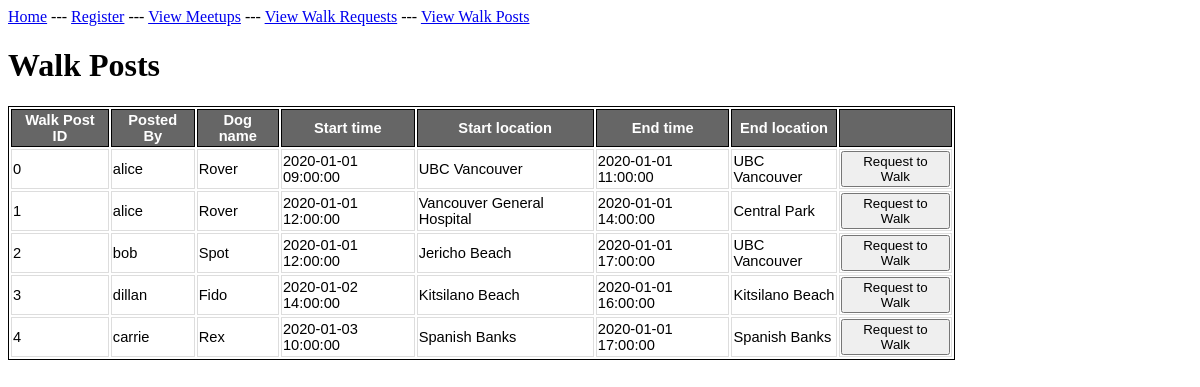
/viewposts.php, run on the app's committed database.
### tables this page shows
CREATE TABLE WalkPost
( owner VARCHAR(20),
 dog VARCHAR(20),
 referenceID INTEGER,
 startLocn VARCHAR(100),
 endLocn VARCHAR(100),
 startTime TIMESTAMP, 
 endTime TIMESTAMP,
 booked BOOLEAN,
 completed BOOLEAN,
 specialRequests VARCHAR(255),
 PRIMARY KEY (referenceID),
 FOREIGN KEY (owner) REFERENCES DogOwner(username) ON DELETE CASCADE,
 FOREIGN KEY (dog) REFERENCES Dog(name) ON DELETE CASCADE );

### viewposts.php (the view, shortened to what this page needs)
<div class="menu">
<a href="index.html">Home</a> ---
<a href="register.html">Register</a> ---
<a href="dogmeetups.php">View Meetups</a> ---
<a href="viewrequests.php">View Walk Requests</a> ---
<a href="viewposts.php">View Walk Posts</a>
</div>
<h1>Walk Posts</h1>
<html>
</html>
<?php
$conn = OpenCon();
$sql = "SELECT referenceid, owner, dog, starttime, startlocn, endtime, endlocn FROM walkpost WHERE booked = 0 AND completed = 0";
$result = $conn->query($sql);
if ($result->num_rows > 0) {
echo "<table><tr>
<th class='border-class'>Walk Post ID</th>
<th class='border-class'>Posted By</th>
<th class='border-class'>Dog name</th>
<th class='borderclass'>Start time</th>
<th class='borderclass'>Start location</th>
<th class='borderclass'>End time</th>
<th class='borderclass'>End location</th>
<th class='borderclass'></th>
</tr>";
while($row = $result->fetch_assoc()) {
 echo "<tr>
 <td class='borderclass'>".$row["referenceid"]."</td>
 <td class='borderclass'>".$row["owner"]."</td>
 <td class='borderclass'>".$row["dog"]."</td>
 <td class='borderclass'>".$row["starttime"]."</td>
 <td class='borderclass'>".$row["startlocn"]."</td>
 <td class='borderclass'>".$row["endtime"]."</td>
 <td class='borderclass'>".$row["endlocn"]."</td>
 <td class='borderclass'><button type='button'>Request to Walk</button></td>
 </tr>";
}
echo "</table>";
} else {
echo "0 results";
}
?>

### viewposts.php (style rules this page uses)
table { width: 80%; border: 1px solid black; }
th { font-family: Arial, Helvetica, sans-serif; font-size: 11pt; background: #666; color: #FFF; padding: 2px 6px; border-collapse: separate; border: 1px solid #000; }
td { font-family: Arial, Helvetica, sans-serif; font-size: 11pt; border: 1px solid #DDD; color: black; }

### data on the page
walkpost: referenceID "0", owner "alice", dog "Rover", startTime "2020-01-01 09:00:00", startLocn "UBC Vancouver", endTime "2020-01-01 11:00:00", endLocn "UBC Vancouver"
walkpost: referenceID "1", owner "alice", dog "Rover", startTime "2020-01-01 12:00:00", startLocn "Vancouver General Hospital", endTime "2020-01-01 14:00:00", endLocn "Central Park"
walkpost: referenceID "2", owner "bob", dog "Spot", startTime "2020-01-01 12:00:00", startLocn "Jericho Beach", endTime "2020-01-01 17:00:00", endLocn "UBC Vancouver"
walkpost: referenceID "3", owner "dillan", dog "Fido", startTime "2020-01-02 14:00:00", startLocn "Kitsilano Beach", endTime "2020-01-01 16:00:00", endLocn "Kitsilano Beach"
walkpost: referenceID "4", owner "carrie", dog "Rex", startTime "2020-01-03 10:00:00", startLocn "Spanish Banks", endTime "2020-01-01 17:00:00", endLocn "Spanish Banks"
